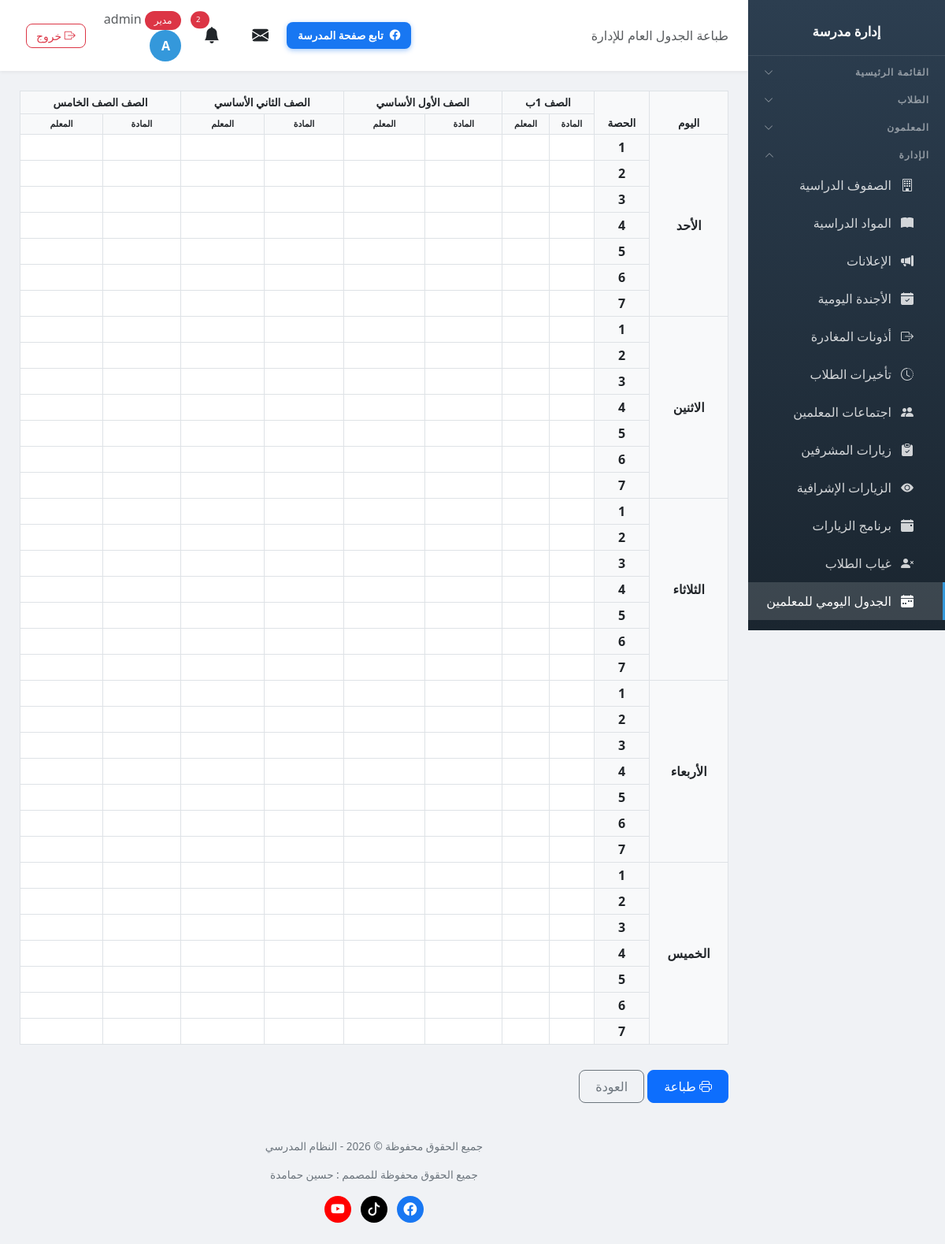
/schedule/print/admin/ (signed in), run on the app's committed database.
### school/models.py (models this page shows, shortened)
class Profile(models.Model):
    ROLE_CHOICES = [
        ('admin', 'مدير'),
        ('vice_principal', 'نائب مدير'),
        ('secretary', 'سكرتير'),
        ('teacher', 'معلم'),
        ('student', 'طالب'),
    ]
    user = models.OneToOneField(User, on_delete=models.CASCADE, related_name='profile')
    role = models.CharField('الدور', max_length=20, choices=ROLE_CHOICES, default='student')
    phone = models.CharField('رقم الهاتف', max_length=20, blank=True)

class Class(models.Model):
    name = models.CharField('اسم الصف', max_length=100, unique=True)
    guardian = models.OneToOneField('Teacher', on_delete=models.SET_NULL, null=True, blank=True, related_name='guardian_class', verbose_name='مربي الصف')
    class Meta:
        verbose_name = 'صف'
        verbose_name_plural = 'الصفوف'

### school/views.py (the view)
# urls.py: path('schedule/print/admin/', views.schedule_print_admin, name='schedule_print_admin'),
@login_required
def schedule_print_admin(request):
    if not has_perm(request.user, 'schedule', 'view'):
        messages.error(request, 'ليس لديك صلاحية')
        return redirect('dashboard')
    classes = list(Class.objects.all().order_by('name'))
    entries = list(TeacherScheduleEntry.objects.filter(student_class__isnull=False).select_related('teacher', 'subject', 'student_class'))
    return render(request, 'school/schedule_print_admin.html', {
        'classes': classes,
        'entries': entries,
        'days': SCHEDULE_DAYS,
        'period_range': range(1, SCHEDULE_PERIODS + 1),
        'info': _schedule_info(),
        'today': date.today(),
    })

### templates/school/schedule_print_admin.html (shortened to what this page needs)
{% extends 'school/base.html' %}
{% load static %}
{% block page_heading %}طباعة الجدول العام للإدارة{% endblock %}
{% block content %}
<div id="printArea">
    <div class="table-responsive">
        <table class="table table-bordered text-center align-middle table-sm">
            <thead>
                <tr>
                    <th rowspan="2" class="bg-light">اليوم</th>
                    <th rowspan="2" class="bg-light">الحصة</th>
                    {% for c in classes %}
                    <th colspan="2" class="bg-light">الصف {{ c.name }}</th>
                    {% endfor %}
                </tr>
                <tr>
                    {% for c in classes %}
                    <th class="bg-light" style="font-size: 11px;">المادة</th>
                    <th class="bg-light" style="font-size: 11px;">المعلم</th>
                    {% endfor %}
                </tr>
            </thead>
            <tbody>
                {% for day in days %}
                <tr>
                    <td rowspan="7" class="bg-light fw-bold align-middle">{{ day }}</td>
                    {% for p in period_range %}
                    {% if p == 1 %}
                    <td class="bg-light fw-bold">{{ p }}</td>
                    {% for c in classes %}
                    <td>{% for e in entries %}{% if e.student_class_id == c.id and e.day == day and e.period == p %}{{ e.subject.name|default:'---' }}{% endif %}{% endfor %}</td>
                    <td>{% for e in entries %}{% if e.student_class_id == c.id and e.day == day and e.period == p %}{{ e.teacher.full_name|default:'---' }}{% endif %}{% endfor %}</td>
                    {% endfor %}
                    {% endif %}
                    {% endfor %}
                </tr>
                {% for p in period_range %}
                {% if p > 1 %}
                <tr>
                    <td class="bg-light fw-bold">{{ p }}</td>
                    {% for c in classes %}
                    <td>{% for e in entries %}{% if e.student_class_id == c.id and e.day == day and e.period == p %}{{ e.subject.name|default:'---' }}{% endif %}{% endfor %}</td>
                    <td>{% for e in entries %}{% if e.student_class_id == c.id and e.day == day and e.period == p %}{{ e.teacher.full_name|default:'---' }}{% endif %}{% endfor %}</td>
                    {% endfor %}
                </tr>
                {% endif %}
                {% endfor %}
                {% empty %}
                <tr><td colspan="10" class="text-center text-muted">لا توجد صفوف مسجلة.</td></tr>
                {% endfor %}
            </tbody>
        </table>
    </div>
</div>
<div class="mt-3 no-print">
    <button class="btn btn-primary" onclick="window.print()"><i class="bi bi-printer"></i> طباعة</button>
    <a href="{% url 'schedule_edit' %}" class="btn btn-outline-secondary">العودة</a>
</div>
{% endblock %}

### templates/school/base.html (shortened to what this page needs)
<!DOCTYPE html>
<html lang="ar" dir="rtl">
<head>
    <link href="https://cdn.jsdelivr.net/npm/bootstrap@5.3.0/dist/css/bootstrap.min.css" rel="stylesheet">
    <link href="https://cdn.jsdelivr.net/npm/bootstrap@5.3.0/dist/css/bootstrap.rtl.min.css" rel="stylesheet">
    <link rel="stylesheet" href="https://cdn.jsdelivr.net/npm/bootstrap-icons@1.11.0/font/bootstrap-icons.css">
    <link href="https://cdn.jsdelivr.net/npm/select2@4.1.0-rc.0/dist/css/select2.min.css" rel="stylesheet" />
    <link href="https://cdn.jsdelivr.net/npm/select2-bootstrap-5-theme@1.3.0/dist/select2-bootstrap-5-theme.rtl.min.css" rel="stylesheet" />
    <link rel="stylesheet" href="https://unpkg.com/leaflet@1.9.4/dist/leaflet.css" />
</head>
<body>
    {% if user.is_authenticated %}
    <div class="sidebar" id="sidebar">
        <div class="brand">
            <h4>إدارة مدرسة {{ school_info.name_ar }}</h4>
        </div>
        {% if user.is_authenticated %}
        <button class="nav-section nav-toggle" type="button" data-target="collapse-main" aria-expanded="false">
            <span>القائمة الرئيسية</span><i class="bi bi-chevron-down"></i>
        </button>
        {% if 'students_view' in user_perms or 'students_add' in user_perms or 'notes_view' in user_perms or 'levels_view' in user_perms or 'discipline_view' in user_perms or 'discipline_add' in user_perms %}
        <button class="nav-section nav-toggle" type="button" data-target="collapse-students" aria-expanded="false">
            <span>الطلاب</span><i class="bi bi-chevron-down"></i>
        </button>
        {% endif %}
        {% if 'teachers_view' in user_perms or 'teachers_add' in user_perms or 'nominations_view' in user_perms or 'guardians_view' in user_perms %}
        <button class="nav-section nav-toggle" type="button" data-target="collapse-teachers" aria-expanded="false">
            <span>المعلمون</span><i class="bi bi-chevron-down"></i>
        </button>
        {% endif %}
        {% if 'classes_view' in user_perms or 'subjects_view' in user_perms or 'announcements_view' in user_perms or 'agenda_view' in user_perms or 'leaves_view' in user_perms or 'lateness_view' in user_perms or 'meetings_view' in user_perms or 'supervisor_visits_view' in user_perms or 'inspection_visits_view' in user_perms or 'visit_program_view' in user_perms or 'absence_view' in user_perms or 'schedule_view' in user_perms or 'certificates_view' in user_perms or 'exams_view' in user_perms or 'survey_view' in user_perms %}
        <button class="nav-section nav-toggle" type="button" data-target="collapse-admin" aria-expanded="false">
            <span>الإدارة</span><i class="bi bi-chevron-down"></i>
        </button>
        <div class="nav-collapse" id="collapse-admin">
        {% endif %}
        {% if 'classes_view' in user_perms %}
        <a href="{% url 'class_list' %}" class="nav-link {% if 'class' in request.resolver_match.url_name %}active{% endif %}">
            <i class="bi bi-building"></i> الصفوف الدراسية
        </a>
        {% endif %}
        {% if 'subjects_view' in user_perms %}
        <a href="{% url 'subject_list' %}" class="nav-link {% if 'subject' in request.resolver_match.url_name %}active{% endif %}">
            <i class="bi bi-book-fill"></i> المواد الدراسية
        </a>
        {% endif %}
        {% if 'announcements_view' in user_perms %}
        <a href="{% url 'announcement_list' %}" class="nav-link {% if 'announcement' in request.resolver_match.url_name %}active{% endif %}">
            <i class="bi bi-megaphone-fill"></i> الإعلانات
        </a>
        {% endif %}
        {% if 'agenda_view' in user_perms %}
        <a href="{% url 'agenda_list' %}" class="nav-link {% if 'agenda' in request.resolver_match.url_name %}active{% endif %}">
            <i class="bi bi-calendar-check-fill"></i> الأجندة اليومية
        </a>
        {% endif %}
        {% if 'leaves_view' in user_perms %}
        <a href="{% url 'leave_list' %}" class="nav-link {% if 'leave' in request.resolver_match.url_name %}active{% endif %}">
            <i class="bi bi-box-arrow-right"></i> أذونات المغادرة
        </a>
        {% endif %}
        {% if 'lateness_view' in user_perms %}
        <a href="{% url 'lateness_list' %}" class="nav-link {% if 'lateness' in request.resolver_match.url_name %}active{% endif %}">
            <i class="bi bi-clock-history"></i> تأخيرات الطلاب
        </a>
        {% endif %}
        {% if 'meetings_view' in user_perms %}
        <a href="{% url 'meeting_list' %}" class="nav-link {% if 'meeting' in request.resolver_match.url_name %}active{% endif %}">
            <i class="bi bi-people-fill"></i> اجتماعات المعلمين
        </a>
        {% endif %}
        {% if 'supervisor_visits_view' in user_perms %}
        <a href="{% url 'supervisor_visit_list' %}" class="nav-link {% if 'supervisor_visit' in request.resolver_match.url_name %}active{% endif %}">
            <i class="bi bi-clipboard-check-fill"></i> زيارات المشرفين
        </a>
        {% endif %}
        {% if 'inspection_visits_view' in user_perms %}
        <a href="{% url 'inspection_visit_list' %}" class="nav-link {% if 'inspection_visit' in request.resolver_match.url_name %}active{% endif %}">
            <i class="bi bi-eye-fill"></i> الزيارات الإشرافية
        </a>
        {% endif %}
        {% if 'visit_program_view' in user_perms %}
        <a href="{% url 'visit_program_list' %}" class="nav-link {% if 'visit_program' in request.resolver_match.url_name %}active{% endif %}">
            <i class="bi bi-calendar-event-fill"></i> برنامج الزيارات
        </a>
        {% endif %}
        {% if 'absence_view' in user_perms %}
        <a href="{% url 'absence_list' %}" class="nav-link {% if 'absence' in request.resolver_match.url_name %}active{% endif %}">
            <i class="bi bi-person-x-fill"></i> غياب الطلاب
        </a>
        {% endif %}
        {% if 'schedule_view' in user_perms %}
        <a href="{% url 'schedule_edit' %}" class="nav-link {% if 'schedule' in request.resolver_match.url_name %}active{% endif %}">
            <i class="bi bi-calendar-week-fill"></i> الجدول اليومي للمعلمين
        </a>
        {% endif %}
        {% if 'survey_view' in user_perms %}
        <a href="{% url 'survey_report' %}" class="nav-link {% if 'survey' in request.resolver_match.url_name %}active{% endif %}">
        </a>
        {% endif %}
        {% if 'classes_view' in user_perms or 'subjects_view' in user_perms or 'announcements_view' in user_perms or 'agenda_view' in user_perms or 'leaves_view' in user_perms or 'lateness_view' in user_perms or 'meetings_view' in user_perms or 'supervisor_visits_view' in user_perms or 'inspection_visits_view' in user_perms or 'visit_program_view' in user_perms or 'absence_view' in user_perms or 'schedule_view' in user_perms or 'certificates_view' in user_perms or 'exams_view' in user_perms or 'survey_view' in user_perms %}
        </div>
        {% endif %}
        {% endif %}
    </div>
    <div class="main-content">
        <div class="top-bar">
            <div>
                <span class="d-none d-md-inline text-muted">{% block page_heading %}{% endblock %}</span>
            </div>
            <div style="display:flex; align-items:center; gap:10px;">
                <a href="https://www.facebook.com/ALMANSOUR.SCHOOL.YATTA" target="_blank" rel="noopener" class="btn btn-social-fb d-none d-md-inline-flex align-items-center gap-2">
                    <i class="bi bi-facebook"></i> تابع صفحة المدرسة
                </a>
                <div class="user-info">
                <div class="dropdown d-inline-block mx-2" id="messageBell">
                    <button class="btn btn-link text-reset position-relative p-1" type="button" data-bs-toggle="dropdown" aria-expanded="false" style="font-size: 1.3rem;">
                        <i class="bi bi-envelope-fill"></i>
                    </button>
                </div>
                <div class="dropdown d-inline-block mx-2" id="notificationBell">
                    <button class="btn btn-link text-reset position-relative p-1" type="button" data-bs-toggle="dropdown" aria-expanded="false" style="font-size: 1.3rem;">
                        <i class="bi bi-bell-fill"></i>
                        {% if unread_notifications_count > 0 %}
                        <span class="position-absolute top-0 start-100 translate-middle badge rounded-pill bg-danger" style="font-size: 0.6rem;">
                            {{ unread_notifications_count }}
                        </span>
                        {% endif %}
                    </button>
                </div>
                <a href="{% url 'my_account' %}" class="text-decoration-none text-reset">
                    <span class="text-muted d-none d-sm-inline">
                        <span class="badge bg-{% if user.profile.role == 'admin' %}danger{% elif user.profile.role == 'teacher' %}success{% else %}info{% endif %}">
                            {{ user.profile.get_role_display }}
                        </span>
                        {{ user.first_name|default:user.username }}
                    </span>
                    <div class="avatar">{{ user.first_name|first|default:user.username|first|upper }}</div>
                </a>
                <a href="{% url 'logout' %}" class="btn btn-sm btn-outline-danger ms-2" title="تسجيل الخروج">
                    <i class="bi bi-box-arrow-right"></i> <span class="d-none d-sm-inline">خروج</span>
                </a>
                </div>
                </div>
            </div>
        <div class="page-content">
            {% block content %}{% endblock %}
        </div>
        <div class="footer no-print">
            <p>جميع الحقوق محفوظة &copy; {% now "Y" %} - النظام المدرسي</p>
            <p>جميع الحقوق محفوظة للمصمم : حسين حمامدة</p>
            <p class="footer-social">
                <a href="https://www.facebook.com/hhamamdeh" target="_blank" rel="noopener" class="fb" title="فيسبوك" aria-label="فيسبوك"><i class="bi bi-facebook"></i></a>
                <a href="https://www.tiktok.com/@abuadelhamamdeh" target="_blank" rel="noopener" class="tt" title="تيك توك" aria-label="تيك توك"><i class="bi bi-tiktok"></i></a>
                <a href="https://www.youtube.com/@husseintech" target="_blank" rel="noopener" class="yt" title="يوتيوب" aria-label="يوتيوب"><i class="bi bi-youtube"></i></a>
            </p>
        </div>
    </div>
    {% endif %}
</body>
</html>

### data on the page
Class: name "1ب"
Class: name "الأول الأساسي"
Class: name "الثاني الأساسي"
Class: name "الصف الخامس"

### other printed values
{{ unread_notifications_count }} "2"
{{ user.profile.get_role_display }} "مدير"
{{ user.first_name|default:user.username }} "admin"
{{ user.first_name|first|default:user.username|first|upper }} "A"
{{ day }} "الأحد" "الاثنين" "الثلاثاء" "الأربعاء" "الخميس"
{{ p }} "1" "1" "1" "1" "1"
{{ p }} "2" "3" "4" "5" "6" "7" "2" "3" "4" "5" "6" "7" "2" "3" "4" "5" "6" "7" "2" "3" "4" "5" "6" "7" "2" "3" "4" "5" "6" "7"
